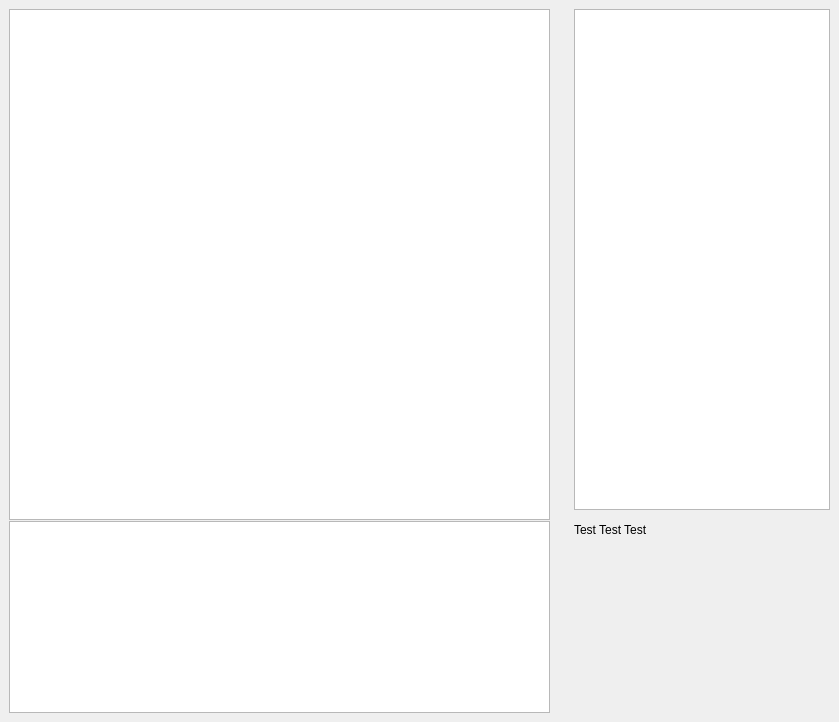
<?xml version="1.0" encoding="UTF-8"?>
<ui version="4.0">
 <class>Form</class>
 <widget class="QWidget" name="Form">
  <property name="geometry">
   <rect>
    <x>0</x>
    <y>0</y>
    <width>839</width>
    <height>722</height>
   </rect>
  </property>
  <property name="windowTitle">
   <string>Form</string>
  </property>
  <widget class="QGraphicsView" name="graphicsView">
   <property name="geometry">
    <rect>
     <x>9</x>
     <y>9</y>
     <width>541</width>
     <height>511</height>
    </rect>
   </property>
   <property name="sizePolicy">
    <sizepolicy hsizetype="Expanding" vsizetype="Expanding">
     <horstretch>0</horstretch>
     <verstretch>0</verstretch>
    </sizepolicy>
   </property>
  </widget>
  <widget class="QGraphicsView" name="graphicsView_2">
   <property name="geometry">
    <rect>
     <x>574</x>
     <y>9</y>
     <width>256</width>
     <height>501</height>
    </rect>
   </property>
   <property name="sizePolicy">
    <sizepolicy hsizetype="Preferred" vsizetype="Expanding">
     <horstretch>0</horstretch>
     <verstretch>0</verstretch>
    </sizepolicy>
   </property>
  </widget>
  <widget class="QGraphicsView" name="graphicsView_3">
   <property name="geometry">
    <rect>
     <x>9</x>
     <y>521</y>
     <width>541</width>
     <height>192</height>
    </rect>
   </property>
   <property name="sizePolicy">
    <sizepolicy hsizetype="Expanding" vsizetype="Preferred">
     <horstretch>0</horstretch>
     <verstretch>0</verstretch>
    </sizepolicy>
   </property>
  </widget>
  <widget class="QLabel" name="label">
   <property name="geometry">
    <rect>
     <x>574</x>
     <y>521</y>
     <width>94</width>
     <height>17</height>
    </rect>
   </property>
   <property name="text">
    <string>Test Test Test</string>
   </property>
  </widget>
 </widget>
 <resources/>
 <connections/>
</ui>
